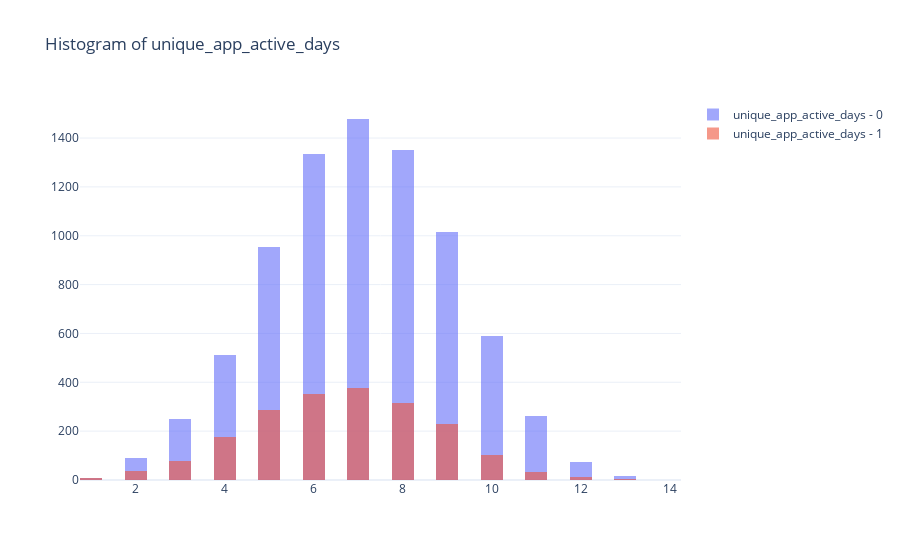

Notebook code cell kept with this figure:
### Code cell
plot_histograms(features_with_labels, columns=['unique_app_active_days'], color='churn', plot_probability=False)

### Figure 1 — Plotly figure (JSON) as saved in the notebook; plotly's stock layout.template omitted (floating-point values rounded to 4 significant figures; data arrays with more than 128 entries replaced by an {"elided": "..."} marker saying what was removed)
{"data": [{"name": "unique_app_active_days - 0", "nbinsx": 40, "opacity": 0.6, "type": "histogram", "x": {"elided": "7941 float values"}}, {"name": "unique_app_active_days - 1", "nbinsx": 40, "opacity": 0.6, "type": "histogram", "x": {"elided": "2012 float values"}}], "layout": {"barmode": "overlay", "title": {"text": "Histogram of unique_app_active_days"}}}
